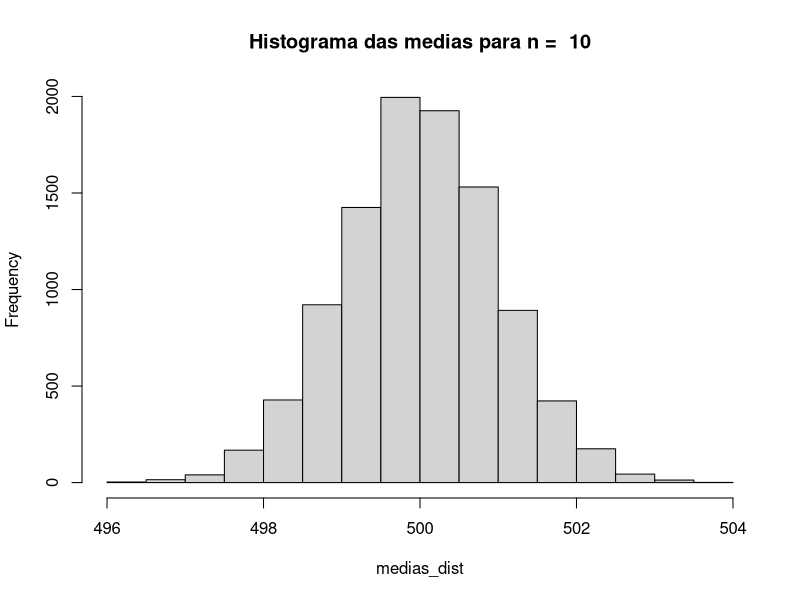
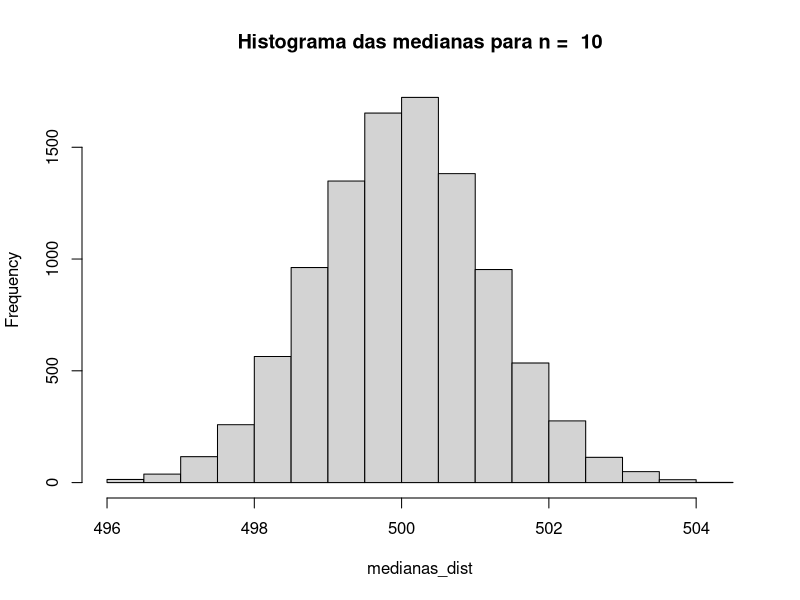
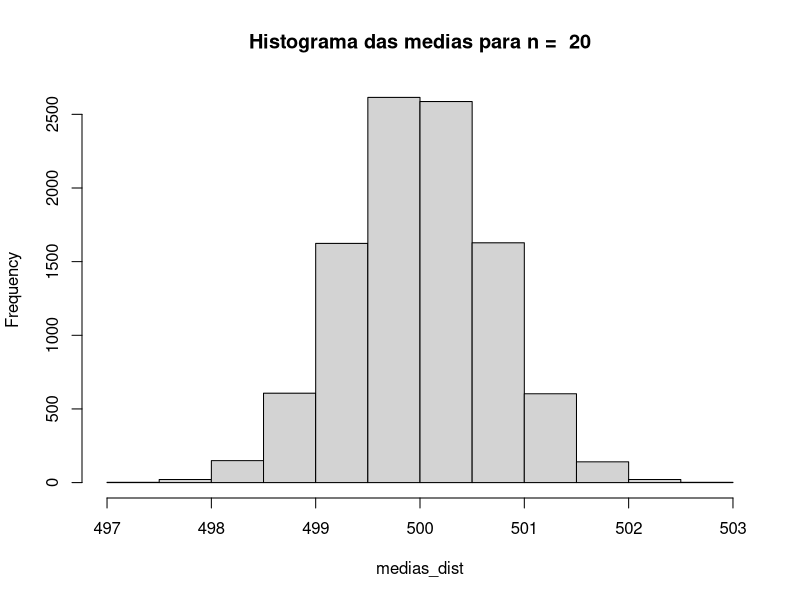
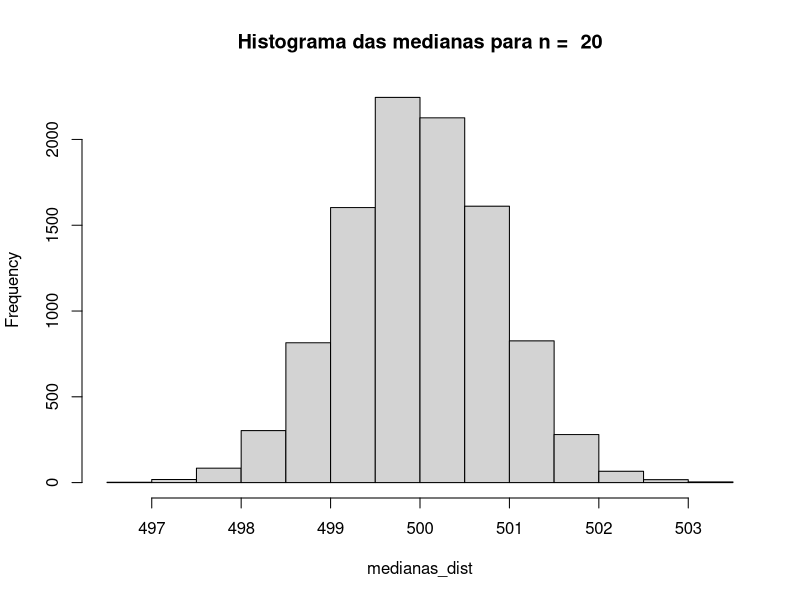
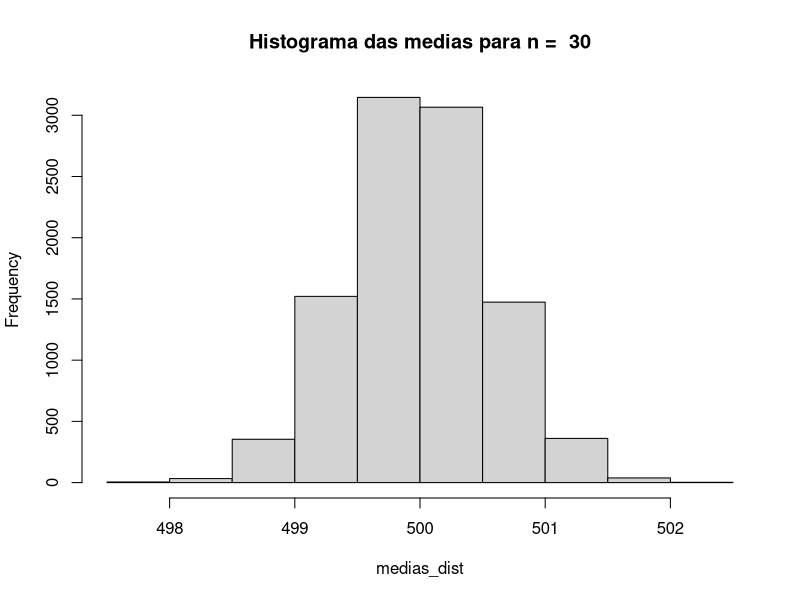
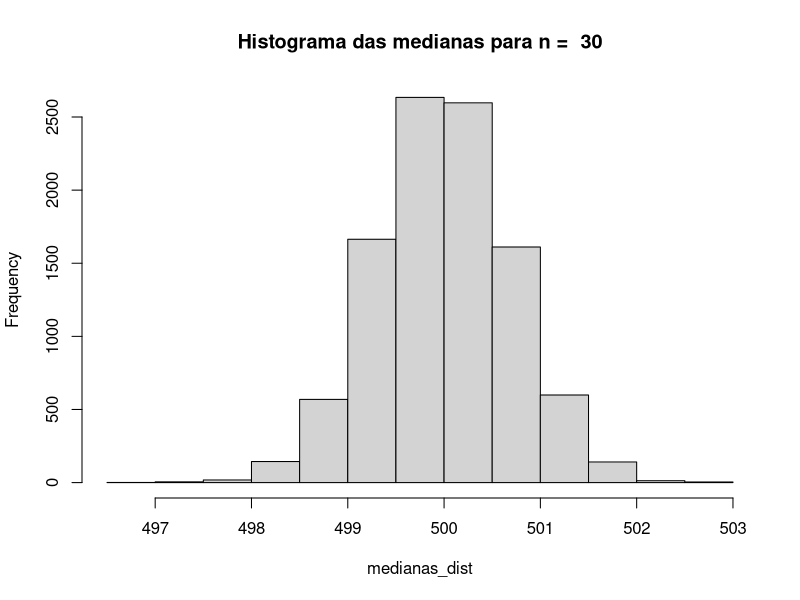
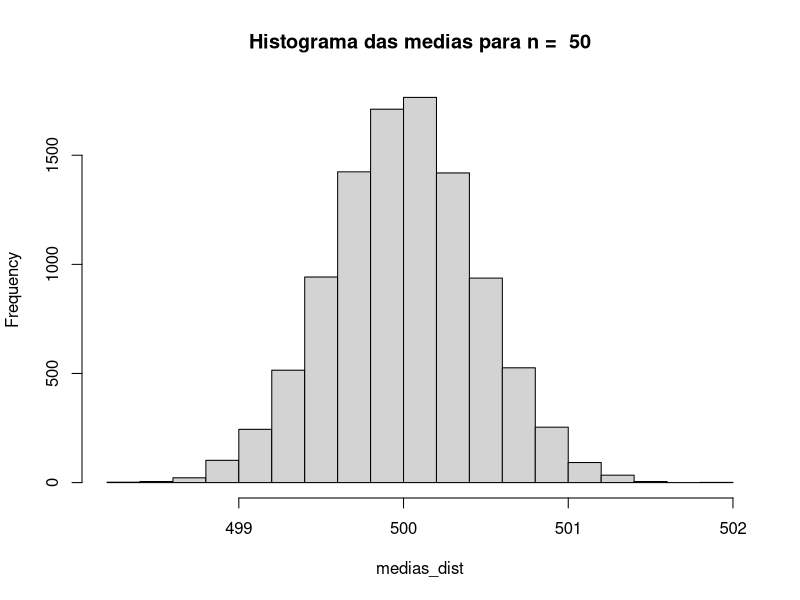
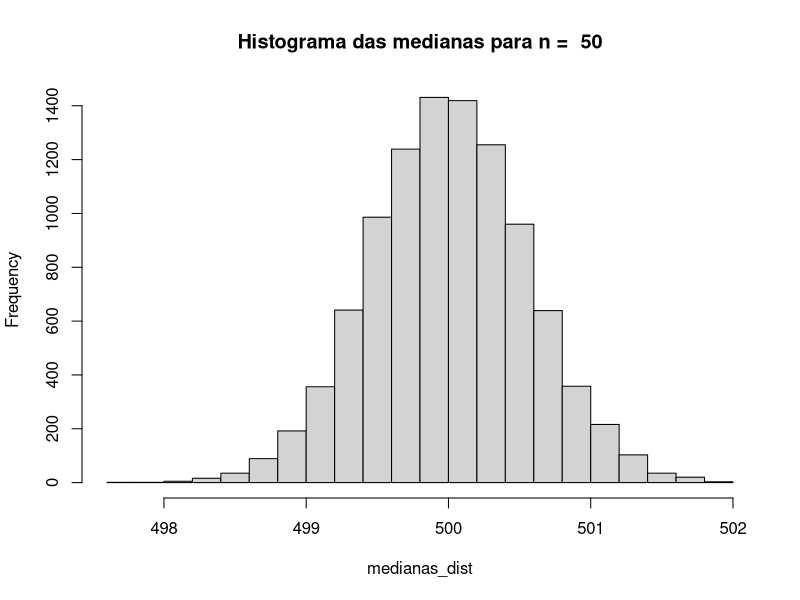

Recreate these plots in R, in order.
#### QUESTÃO 1 ####

n = c(10, 20,30,50,100)
dummie_matrix <- matrix(NA,ncol = 4, nrow = 5)


for (i in 1:5){
  medias_dist=c()
  medianas_dist=c()
  coluna_indice=1
  for (j in 1:10000) {
    pop=rnorm(n[i], mean=500, sd=sqrt(10))
    medias_dist=c(medias_dist, mean(pop))
    medianas_dist=c(medianas_dist, median(pop))
  }
  hist(medias_dist, main = paste("Histograma das medias para n = ", n[i]))
  hist(medianas_dist, main = paste("Histograma das medianas para n = ", n[i]))
  
  # variancia e distribuição do vetor de médias
  media_medias=mean(medias_dist)
  dummie_matrix[i,coluna_indice]=media_medias  
  coluna_indice=coluna_indice+1
  
  var_medias=var(medias_dist)
  dummie_matrix[i,coluna_indice]=var_medias  
  coluna_indice=coluna_indice+1
  
  # variancia e distribuição do vetor de medianas
  media_medianas=mean(medianas_dist)
  dummie_matrix[i,coluna_indice]=media_medianas  
  coluna_indice=coluna_indice+1
  var_medianas=var(medianas_dist)
  dummie_matrix[i,coluna_indice]=var_medianas  
  
}

df_dist = data.frame(dummie_matrix)
colnames(df_dist) = c("media_medias", "var_medias", "media_medianas", "var_medianas")
df_dist
